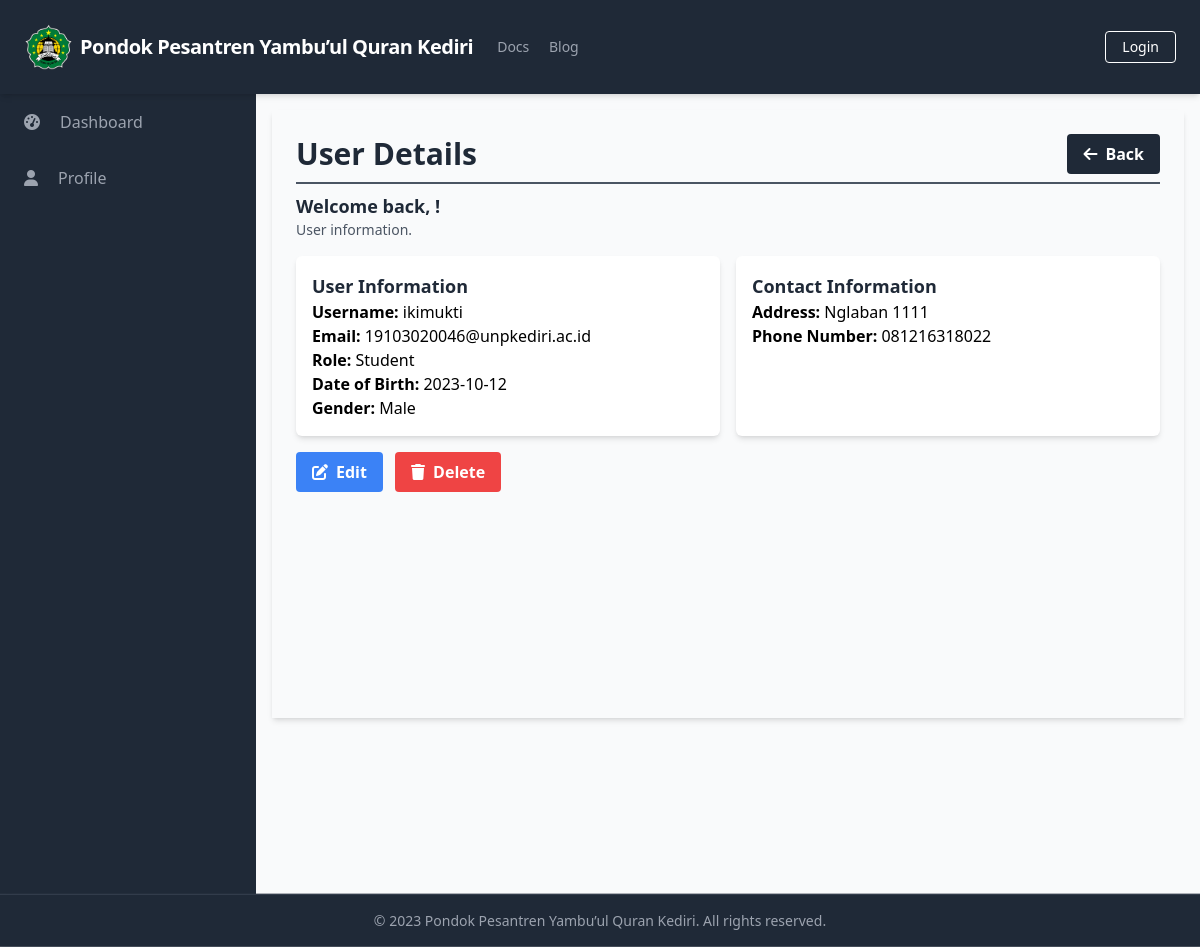
The page /manage_users/manage_users_detail.php?id=0 on the database its author committed.
### tables this page shows
CREATE TABLE `users` (
  `UserID` int(11) NOT NULL,
  `Username` varchar(50) NOT NULL,
  `Password` varchar(255) NOT NULL,
  `Email` varchar(100) NOT NULL,
  `FullName` varchar(100) DEFAULT NULL,
  `DateOfBirth` date DEFAULT NULL,
  `Gender` varchar(10) DEFAULT NULL,
  `Address` text DEFAULT NULL,
  `PhoneNumber` varchar(20) DEFAULT NULL,
  `RoleID` int(11) DEFAULT NULL,
  `AccountCreationDate` timestamp NOT NULL DEFAULT current_timestamp() ON UPDATE current_timestamp(),
  `LastLogin` datetime DEFAULT NULL,
  `AccountStatus` varchar(20) DEFAULT NULL,
  `ProfilePictureURL` varchar(255) DEFAULT NULL,
  `ActivationStatus` varchar(20) DEFAULT NULL
);

CREATE TABLE `role` (
  `RoleID` int(11) NOT NULL,
  `RoleName` varchar(50) NOT NULL
);

### public/manage_users/manage_users_detail.php (the view, shortened to what this page needs)
<?php
require_once('../../database/connection.php');
$userID = '';
$errors = array();
$userData = array();
if (isset($_GET['id'])) {
    $userID = $_GET['id'];
    $query = "SELECT u.UserID, u.Username, u.Email, r.RoleName, u.DateOfBirth, u.Gender, u.Address, u.PhoneNumber, u.RoleID, u.AccountCreationDate, u.LastLogin, u.AccountStatus, u.ActivationStatus
              FROM Users u
              LEFT JOIN Role r ON u.RoleID = r.RoleID
              WHERE u.UserID = $userID";
    $result = $conn->query($query);
    if ($result->num_rows > 0) {
        $userData = $result->fetch_assoc();
    } else {
        $errors[] = "User not found.";
    }
}
?>
<?php include_once('../components/header.php'); ?>
<div class="h-screen flex flex-col">
    <?php include('../components/navbar.php'); ?>
    <div class="flex-grow bg-gray-50 flex flex-row shadow-md">
        <?php include('../components/sidebar.php'); ?>
        <main class="bg-gray-50 flex flex-col flex-1 overflow-y-scroll h-screen flex-shrink-0 sc-hide pb-40">
            <div class="flex items-start justify-start p-6 shadow-md m-4 flex-1 flex-col">
                <div class="flex flex-row justify-between items-center w-full border-b-2 border-gray-600 mb-2 pb-2">
                    <h1 class="text-3xl text-gray-800 font-semibold w-full">User Details</h1>
                    <div class="flex flex-row justify-end items-center">
                        <a href="../manage_users/manage_users_list.php" class="bg-gray-800 hover:bg-gray-700 text-white font-bold py-2 px-4 rounded inline-flex items-center space-x-2">
                            <i class="fas fa-arrow-left"></i>
                            <span>Back</span>
                        </a>
                    </div>
                </div>
                <div class="flex flex-col w-full">
                    <div class="flex flex-row justify-between items-center w-full mb-2 pb-2">
                        <div>
                            <h2 class="text-lg text-gray-800 font-semibold">Welcome back, <?php echo $_SESSION['FullName']; ?>!</h2>
                            <p class="text-gray-600 text-sm">User information.</p>
                        </div>
                    </div>
                    <?php if (!empty($userData)) : ?>
                        <div class="grid grid-cols-2 gap-4">
                            <div class="bg-white shadow-md p-4 rounded-md">
                                <h3 class="text-lg font-semibold text-gray-800">User Information</h3>
                                <p><strong>Username:</strong> <?php echo $userData['Username']; ?></p>
                                <p><strong>Email:</strong> <?php echo $userData['Email']; ?></p>
                                <p><strong>Role:</strong> <?php echo $userData['RoleName']; ?></p>
                                <p><strong>Date of Birth:</strong> <?php echo $userData['DateOfBirth']; ?></p>
                                <p><strong>Gender:</strong> <?php echo $userData['Gender']; ?></p>
                            </div>
                            <div class="bg-white shadow-md p-4 rounded-md">
                                <h3 class="text-lg font-semibold text-gray-800">Contact Information</h3>
                                <p><strong>Address:</strong> <?php echo $userData['Address']; ?></p>
                                <p><strong>Phone Number:</strong> <?php echo $userData['PhoneNumber']; ?></p>
                            </div>
                        </div>
                        <div class="mt-4">
                            <a href="manage_users_update.php?id=<?php echo $userID; ?>" class="bg-blue-500 hover:bg-blue-700 text-white font-bold py-2 px-4 rounded inline-flex items-center mr-2">
                                <i class="fas fa-edit mr-2"></i>
                                <span>Edit</span>
                            </a>
                            <a href="#" onclick="confirmDelete(<?php echo $userID; ?>)" class="bg-red-500 hover:bg-red-700 text-white font-bold py-2 px-4 rounded inline-flex items-center">
                                <i class="fas fa-trash mr-2"></i>
                                <span>Delete</span>
                            </a>
                        </div>
                    <?php else : ?>
                        <div class="bg-white shadow-md p-4 rounded-md">
                            <p>No user data available.</p>
                        </div>
                    <?php endif; ?>
                </div>
            </div>
        </main>
    </div>
    <?php include('../components/footer.php'); ?>
</div>
</body>
</html>

### rows shown on the page
users: Username "ikimukti", Email "19103020046@unpkediri.ac.id", RoleID.RoleName "Student", DateOfBirth "2023-10-12", Gender "Male", Address "Nglaban 1111", PhoneNumber "081216318022"

### other values the page prints
$baseTitle "Pondok Pesantren Yambu’ul Quran Kediri"
